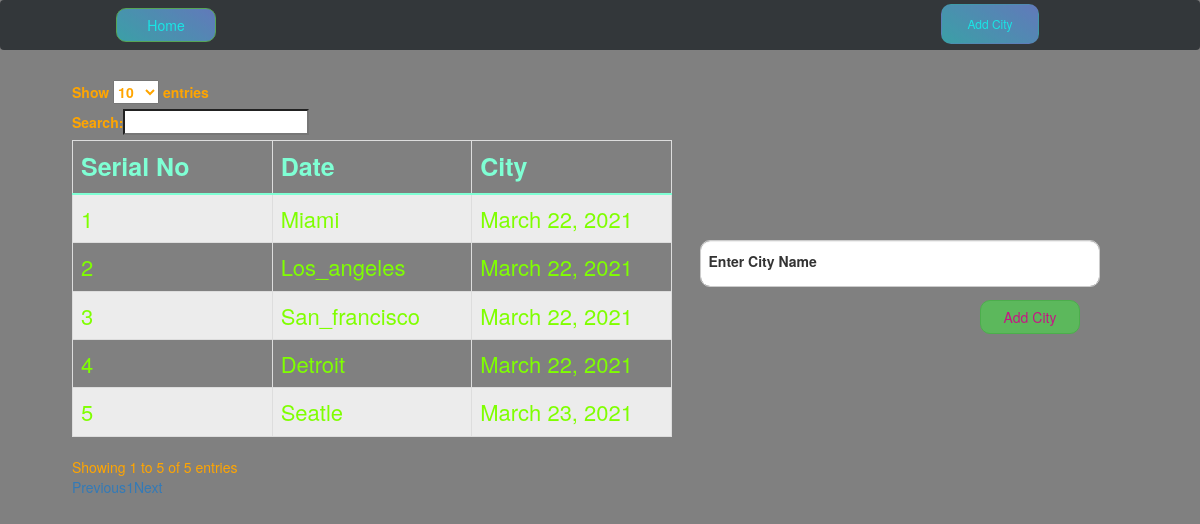
The app's page /addcity/, older data.
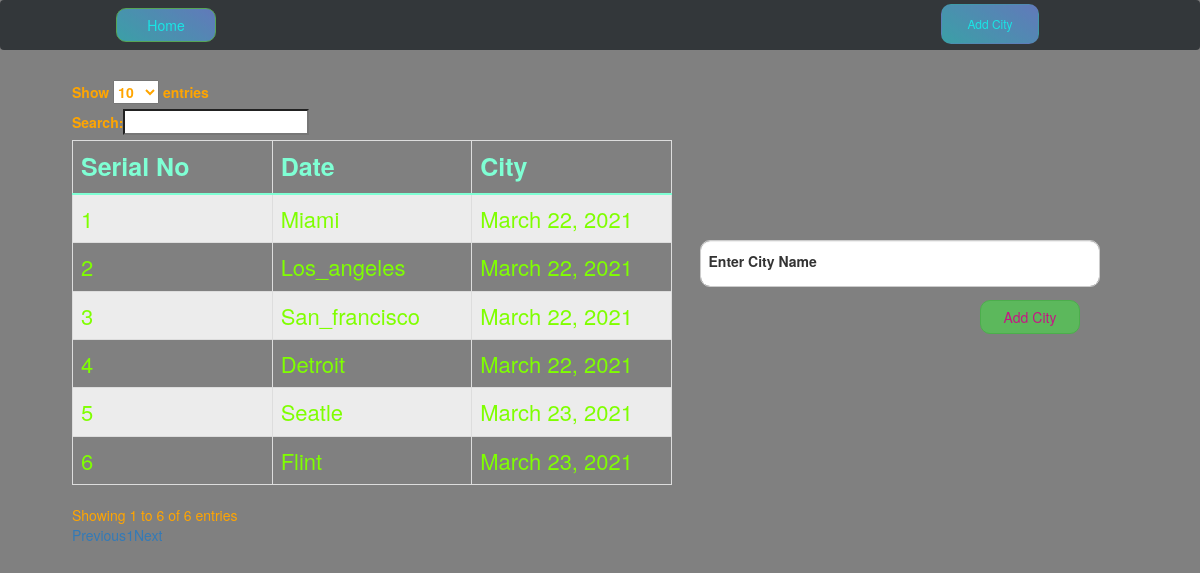
The same page, newer data.
### ipapp/models.py (models this page shows, shortened)
class City(models.Model):
    name = models.CharField(max_length=200)
    date = models.DateField(default=date.today())

### ipapp/views.py (the view, shortened to what this page needs)
# urls.py: path('addcity/',views.addcity,name='addcity'),
def addcity(request):
    return render(request,'addcity.html',{'cities':City.objects.all})

### templates/addcity.html (shortened to what this page needs)
{% extends "base.html" %}
{% load static %}
{% block content %}
<div class="cityform">
  <form action="{% url 'addcity' %}" method="POST">
    <div class="form-floating mb-4">
        <input type="text" name="city_name" class="form-control fsco" id="floatingInput"
          placeholder="Enter City Name" style="height: 47px
          ;text-transform:capitalize;" required autofocus>
        <label for="floatingInput">Enter City Name</label>
        <br> <br>
        <input type="submit" class="btn btn-success bac" value="Add City">
      </div>
  </form>
</div>
<div class="citylist">
    <table id="example" class="table table-striped table-bordered" style="width:100%">
        <thead>
          <tr>
            <th><b>Serial No</b></th>
              <th><b>Date</b></th>
            <th><b> City </b></th>
          </tr>
        </thead>
        <tbody>
          {% for city in cities %}
          <tr>
            <td>{{city.pk}}</td>
            <td>{{city.name}}</td>
            <td>{{city.date}}</td>
          </tr>
          {% endfor %}
        </tbody>
      </table>
</div>
{% endblock content %}

Row changes from the older to the newer data that the page shows:
added City: pk "6", name "Flint", date "March 23, 2021"
Text that changed along with them:
text written by a page script: "Show entries Search: Showing 1 to 5 of 5 entries Previous 1 Next" → "Show entries Search: Showing 1 to 6 of 6 entries Previous 1 Next"
